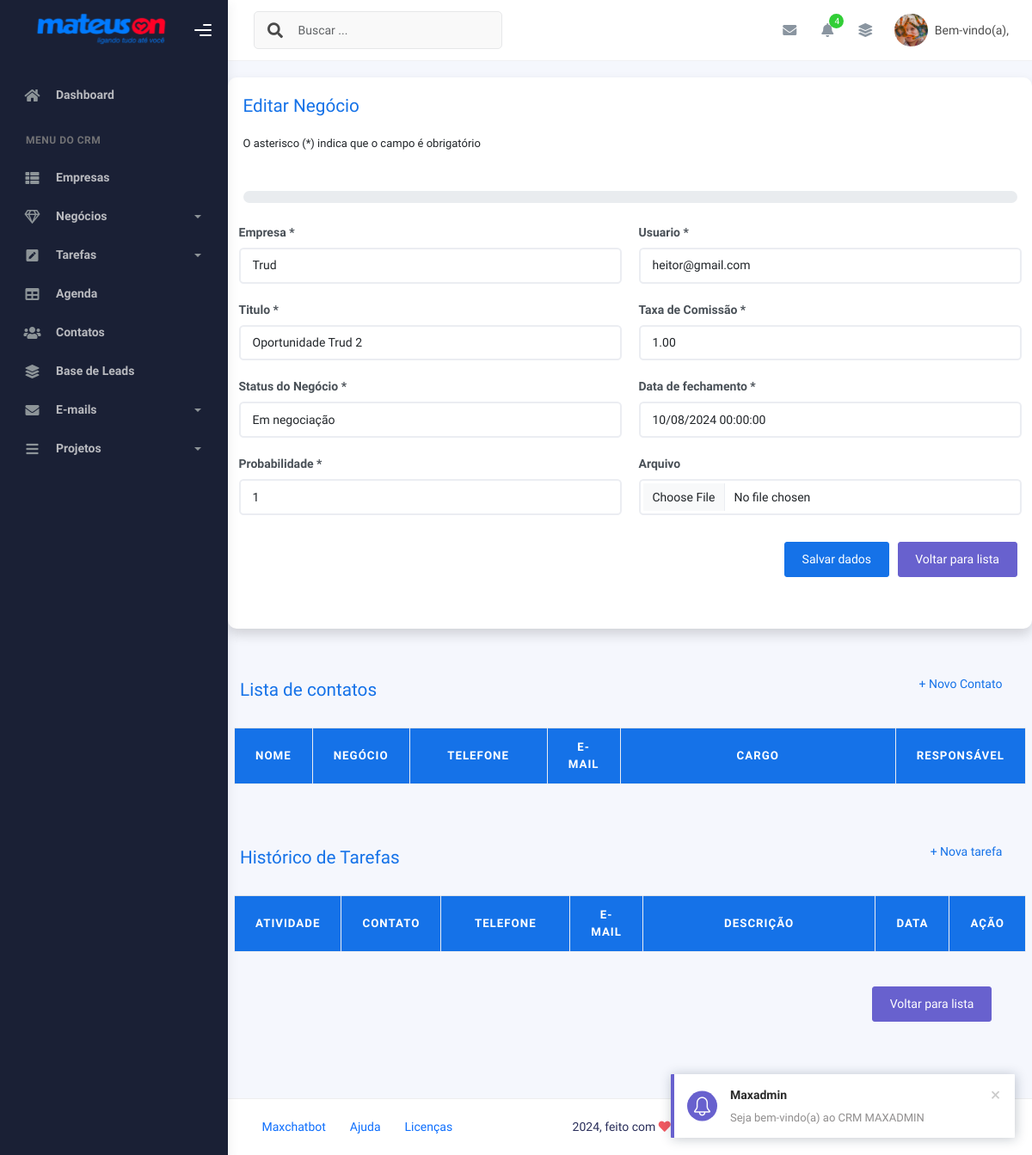
The page /oportunidades/5/edit/ on the database as committed earlier.
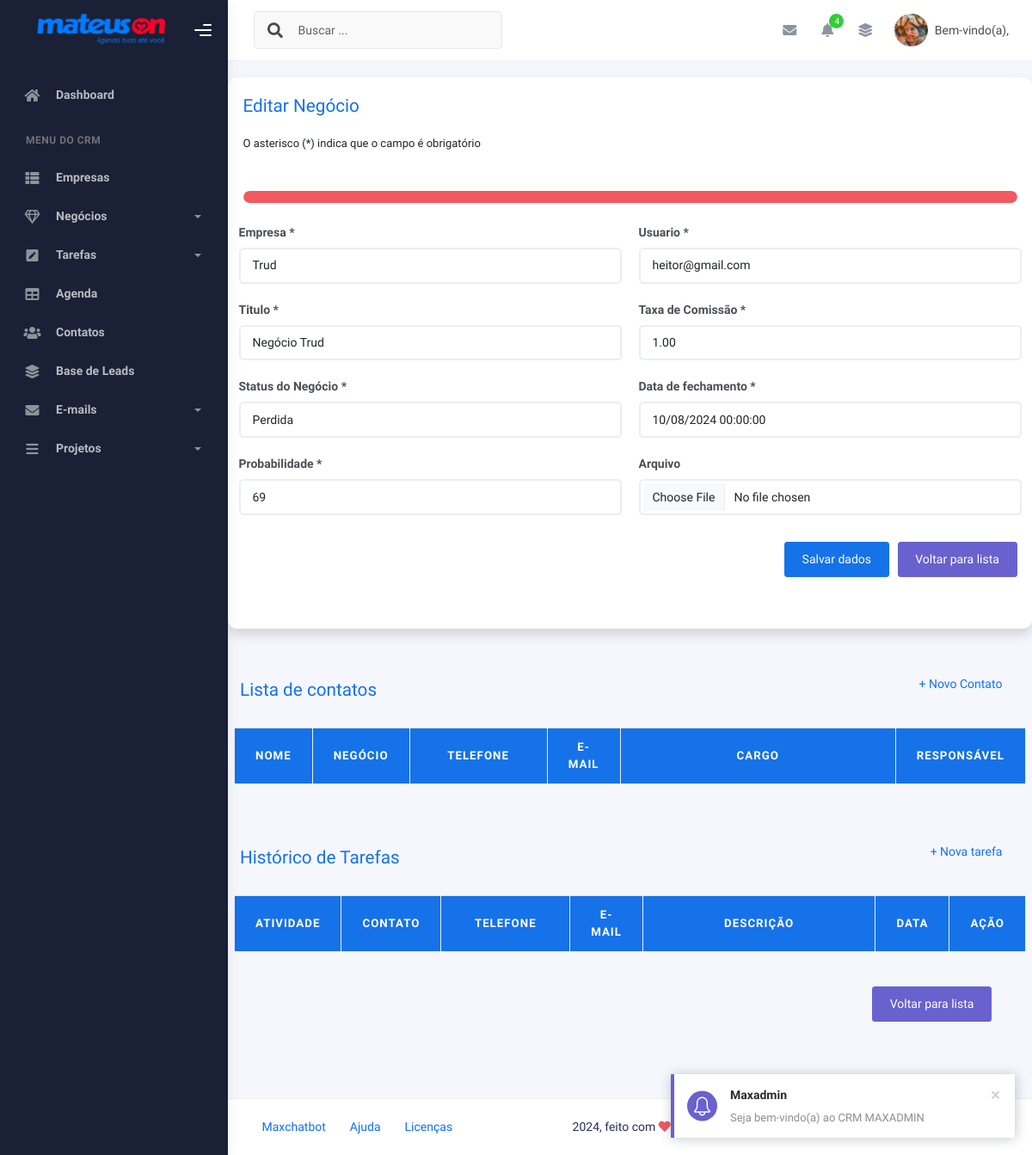
The same page on the database as committed later.
### apps/cadastro_seller/models.py (models this page shows, shortened)
class Oportunidade(models.Model):
    STATUS = [
        ('em negociacao', 'Em negociação'),
        ('ganha', 'Ganha'),
        ('perdida', 'Perdida'),
        ('cancelada', 'Cancelada'),
    ]
    empresa = models.ForeignKey(Empresa, on_delete=models.CASCADE, related_name="oportunidades")
    usuario = models.ForeignKey(Usuario, on_delete=models.CASCADE, related_name="vendas")
    titulo = models.CharField(max_length=200)
    taxa_comissao = models.DecimalField(max_digits=4, decimal_places=2, verbose_name="Taxa de Comissão")
    status_negociacao = models.CharField(max_length=30, verbose_name="Status do Negócio", choices=STATUS)
    data_criacao = models.DateTimeField(auto_now_add=True)
    data_fechamento = models.DateTimeField(verbose_name="Data de fechamento")
    probabilidade = models.DecimalField(max_digits=3, decimal_places=0, verbose_name="Probabilidade")
    arquivo = models.FileField(upload_to="Termos de parceria/", null=True, blank=True)
    class Meta:
        verbose_name = "Oportunidade"
        verbose_name_plural = "Oportunidades"
        db_table = "oportunidade"

### apps/cadastro_seller/views.py (the view)
# urls.py: path('oportunidades/<int:pk>/edit/', oportunidade_update, name='editar_oportunidade'),
def oportunidade_update(request, pk):
    negocio = get_object_or_404(Oportunidade, pk=pk)
    tarefas = Tarefa.objects.filter(negocio=negocio)
    contatos = Contato.objects.filter(negocio=negocio)
    if request.method == 'POST':
        form_oportunidade = OportunidadeForm(request.POST, instance=negocio)
        if form_oportunidade.is_valid():
            form_oportunidade.save()
            return HttpResponseRedirect(reverse('editar_oportunidade', args=[pk]))
    else:
        form_oportunidade = OportunidadeForm(instance=negocio)
    context = {
        'form_oportunidade': form_oportunidade,
        'status': negocio.status_negociacao,
        'tarefas': tarefas,
        'contatos': contatos,
    }
    return render(request, 'oportunidade/editar_oportunidade.html', context)

### apps/cadastro_seller/forms.py
class OportunidadeForm(forms.ModelForm):
    class Meta:
        model = Oportunidade
        fields = '__all__'

### apps/cadastro_seller/models.py (called while the page is built)
    def __str__(self):
        return self.empresa

### apps/usuarios/models.py (called while the page is built)
    def __str__(self):
        return self.email

### templates/oportunidade/editar_oportunidade.html (shortened to what the changed rows need)
{% extends "base.html" %}
{% load widget_tweaks %}
{% block conteudo %}
<div class="container">
    <div class="card shadow mb-4">
        <div class="card-body">
            <div class="progress mb-3">
                {% if status == 'em negociação' %}
                    <div class="progress-bar bg-warning" role="progressbar" style="width: 50%" aria-valuenow="50" aria-valuemin="0" aria-valuemax="100"></div>
                {% elif status == 'perdida' %}
                    <div class="progress-bar bg-danger" role="progressbar" style="width: 100%" aria-valuenow="100" aria-valuemin="0" aria-valuemax="100"></div>
                {% elif status == 'ganha' %}
                    <div class="progress-bar bg-success" role="progressbar" style="width: 100%" aria-valuenow="100" aria-valuemin="0" aria-valuemax="100"></div>
                {% else %}
                    <div class="progress-bar bg-secondary" role="progressbar" style="width: 0%" aria-valuenow="0" aria-valuemin="0" aria-valuemax="100"></div>
                {% endif %}
            </div>
            <form method="post" class="mb-5">
                <div class="row">
                    {% for field in form_oportunidade %}
                    <div class="form-group col-md-6">
                        <label><strong>{{ field.label }} {% if field.field.required %} * {% endif %}</strong></label>
                        {% render_field field placeholder=field.label class="form-control" %}
                    </div>
                    {% endfor %}
                </div>
            </form>
        </div>
    </div>
    <div class="table-responsive p-2">
        <table class="table table-bordered text-center" >
            <thead>
                <tr>
                    <th class="bg-primary text-white">Nome</th>
                    <th class="bg-primary text-white">Negócio</th>
                    <th class="bg-primary text-white" style="width: 160px;">Telefone</th>
                    <th class="bg-primary text-white">E-mail</th>
                    <th class="bg-primary text-white" style="width: 320px;">Cargo</th>
                    <th class="bg-primary text-white">Responsável</th>
                </tr>
            </thead>
        </table>
    </div>
    <div class="table-responsive p-2">
        <table class="table table-bordered text-center" >
            <thead>
                <tr>
                    <th class="bg-primary text-white">Atividade</th>
                    <th class="bg-primary text-white">Contato</th>
                    <th class="bg-primary text-white" style="width: 160px;">Telefone</th>
                    <th class="bg-primary text-white">E-mail</th>
                    <th class="bg-primary text-white" style="width: 320px;">Descrição</th>
                    <th class="bg-primary text-white">Data</th>
                    <th class="bg-primary text-white">Ação</th>
                </tr>
            </thead>
        </table>
    </div>
</div>
{% endblock %}

Rows that differ between the two databases and show on the page:
changed Oportunidade "heitor@gmail.com": titulo "Oportunidade Trud 2" → "Negócio Trud"; status_negociacao "Em negociação" → "Perdida"; probabilidade "1" → "69"
